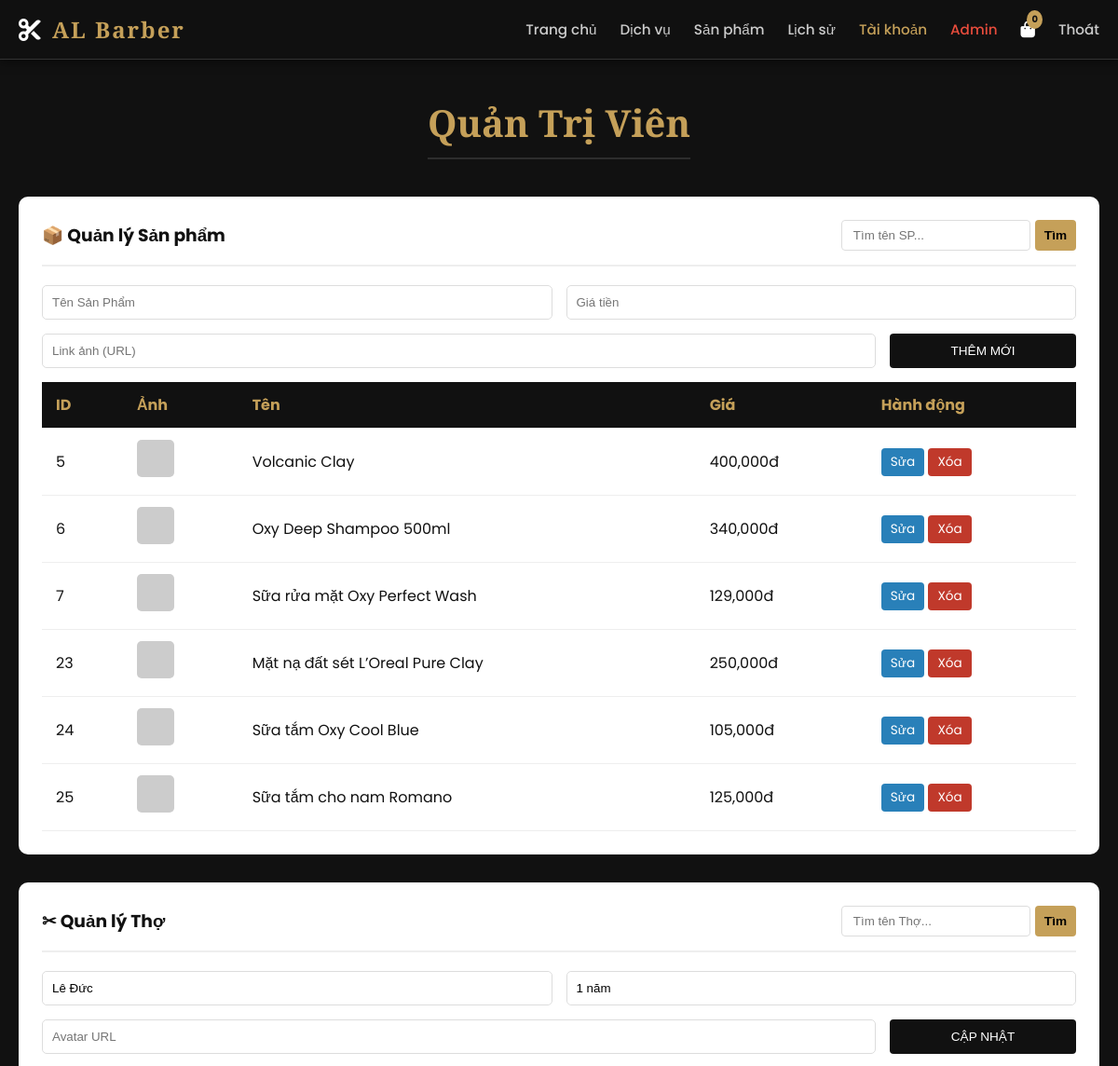
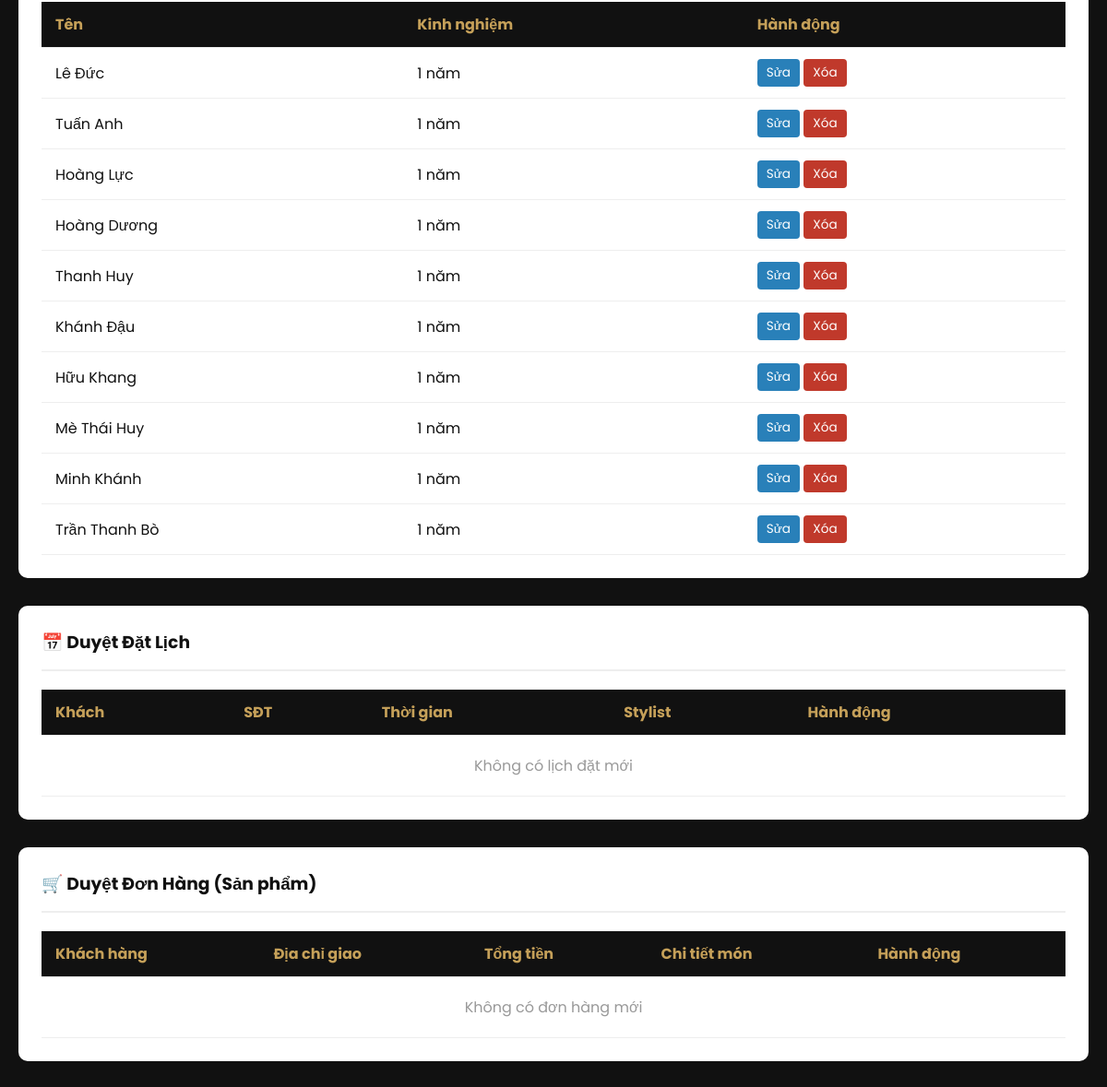
The app's page /index.php?page=admin&edit_s=6 (signed in) with its own data (2 pictures, top to bottom).
### tables this page shows
CREATE TABLE IF NOT EXISTS `products` (
  `id` int NOT NULL AUTO_INCREMENT,
  `name` varchar(100) NOT NULL,
  `price` int NOT NULL,
  `image` varchar(255) DEFAULT NULL,
  `description` text,
  PRIMARY KEY (`id`)
);

CREATE TABLE IF NOT EXISTS `stylists` (
  `id` int NOT NULL AUTO_INCREMENT,
  `name` varchar(100) NOT NULL,
  `experience` varchar(50) DEFAULT NULL,
  `avatar` varchar(255) DEFAULT NULL,
  PRIMARY KEY (`id`)
);

### pages/admin.php (the view, shortened to what this page needs)
<?php if (isset($_SESSION['role']) && $_SESSION['role']=='admin'): ?>
    <div class="container animate-fade">
        <div class="section-title"><h2>Quản Trị Viên</h2></div>
        <div class="admin-wrap">
            <div class="admin-header">
                <h3>📦 Quản lý Sản phẩm</h3>
                <form method="GET" class="search-form">
                    <input type="text" name="search_product" placeholder="Tìm tên SP..."
                           value="<?php echo isset($_GET['search_product']) ? htmlspecialchars($_GET['search_product']) : ''; ?>"
                           style="padding:8px 12px; border:1px solid #ddd; border-radius:4px; outline:none;">
                    <button type="submit" class="btn-action" style="background:var(--gold); color:black; font-weight:bold; border:none;">Tìm</button>
                </form>
            </div>
            <?php
            $p_edit = ['id'=>'', 'name'=>'', 'price'=>'', 'image'=>''];
            ?>
            <form method="POST">
                <div class="form-row">
                    <input type="text" name="p_name" placeholder="Tên Sản Phẩm" value="<?php echo $p_edit['name']; ?>" required>
                    <input type="number" name="p_price" placeholder="Giá tiền" value="<?php echo $p_edit['price']; ?>" required>
                </div>
                <div class="form-row">
                    <input type="text" name="p_image" placeholder="Link ảnh (URL)" value="<?php echo $p_edit['image']; ?>">
                    <button type="submit" name="save_product" class="btn-action" style="background:var(--black); width:100%; max-width:200px;">
                        <?php echo $p_edit['id'] ? 'CẬP NHẬT' : 'THÊM MỚI'; ?>
                    </button>
                </div>
            </form>
            <div style="overflow-x: auto;">
                <table>
                    <tr><th>ID</th><th>Ảnh</th><th>Tên</th><th>Giá</th><th>Hành động</th></tr>
                    <?php
                    $sql_p = "SELECT * FROM products";
                    $params_p = [];
                    $stmt = $conn->prepare($sql_p);
                    $stmt->execute($params_p);
                    while($r = $stmt->fetch()):
                    ?>
                    <tr>
                        <td><?php echo $r['id']; ?></td>
                        <td><img src="<?php echo $r['image']; ?>" style="width:40px; height:40px; object-fit:cover; border-radius:5px;" onerror="this.src='https://placehold.co/40'"></td>
                        <td><?php echo $r['name']; ?></td>
                        <td><?php echo number_format($r['price']); ?>đ</td>
                        <td>
                            <a href="index.php?page=admin&edit_p=<?php echo $r['id']; ?>" class="btn-action btn-edit">Sửa</a>
                            <a href="index.php?page=admin&delete_product=<?php echo $r['id']; ?>" onclick="return confirm('Xóa sản phẩm này?')" class="btn-action btn-delete">Xóa</a>
                        </td>
                    </tr>
                    <?php endwhile; ?>
                </table>
            </div>
        </div>
        <div class="admin-wrap">
            <div class="admin-header">
                <h3>✂ Quản lý Thợ</h3>
                <form method="GET" class="search-form">
                    <input type="text" name="search_stylist" placeholder="Tìm tên Thợ..."
                           value="<?php echo isset($_GET['search_stylist']) ? htmlspecialchars($_GET['search_stylist']) : ''; ?>"
                           style="padding:8px 12px; border:1px solid #ddd; border-radius:4px; outline:none;">
                    <button type="submit" class="btn-action" style="background:var(--gold); color:black; font-weight:bold; border:none;">Tìm</button>
                </form>
            </div>
            <?php
            $s_edit = ['id'=>'', 'name'=>'', 'experience'=>'', 'avatar'=>''];
            if(isset($_GET['edit_s'])) {
                $stmt = $conn->prepare("SELECT * FROM stylists WHERE id = ?");
                $stmt->execute([$_GET['edit_s']]);
                $s_edit = $stmt->fetch();
            }
            ?>
            <form method="POST">
                <div class="form-row">
                    <input type="text" name="s_name" placeholder="Tên Thợ" value="<?php echo $s_edit['name']; ?>" required>
                    <input type="text" name="s_exp" placeholder="Kinh nghiệm (VD: 5 năm)" value="<?php echo $s_edit['experience']; ?>" required>
                </div>
                <div class="form-row">
                    <input type="text" name="s_avatar" placeholder="Avatar URL" value="<?php echo $s_edit['avatar']; ?>">
                    <button type="submit" name="save_stylist" class="btn-action" style="background:var(--black); width:100%; max-width:200px;">
                        <?php echo $s_edit['id'] ? 'CẬP NHẬT' : 'THÊM MỚI'; ?>
                    </button>
                </div>
            </form>
            <div style="overflow-x: auto;">
                <table>
                    <tr><th>Tên</th><th>Kinh nghiệm</th><th>Hành động</th></tr>
                    <?php
                    $sql_s = "SELECT * FROM stylists";
                    $params_s = [];
                    $stmt = $conn->prepare($sql_s);
                    $stmt->execute($params_s);
                    while($r = $stmt->fetch()):
                    ?>
                    <tr>
                        <td><?php echo $r['name']; ?></td>
                        <td><?php echo $r['experience']; ?></td>
                        <td>
                            <a href="index.php?page=admin&edit_s=<?php echo $r['id']; ?>" class="btn-action btn-edit">Sửa</a>
                            <a href="index.php?page=admin&delete_stylist=<?php echo $r['id']; ?>" onclick="return confirm('Xóa thợ này?')" class="btn-action btn-delete">Xóa</a>
                        </td>
                    </tr>
                    <?php endwhile; ?>
                </table>
            </div>
        </div>
        <div class="admin-wrap">
            <div class="admin-header"><h3>📅 Duyệt Đặt Lịch</h3></div>
            <div style="overflow-x: auto;">
                <table>
                    <tr><th>Khách</th><th>SĐT</th><th>Thời gian</th><th>Stylist</th><th>Hành động</th></tr>
                    <?php
                    $stmt = $conn->prepare("SELECT * FROM bookings WHERE status='pending' ORDER BY created_at DESC");
                    $stmt->execute();
                    if($stmt->rowCount() == 0) echo "<tr><td colspan='5' style='text-align:center; color:#999; padding:20px'>Không có lịch đặt mới</td></tr>";
                    ?>
                </table>
            </div>
        </div>
        <div class="admin-wrap">
            <div class="admin-header"><h3>🛒 Duyệt Đơn Hàng (Sản phẩm)</h3></div>
            <div style="overflow-x: auto;">
                <table>
                    <tr>
                        <th>Khách hàng</th>
                        <th>Địa chỉ giao</th>
                        <th>Tổng tiền</th>
                        <th>Chi tiết món</th>
                        <th>Hành động</th>
                    </tr>
                    <?php
                    $stmt = $conn->prepare("SELECT * FROM orders WHERE status='pending' ORDER BY created_at DESC");
                    $stmt->execute();
                    if($stmt->rowCount() == 0) echo "<tr><td colspan='5' style='text-align:center; color:#999; padding:20px'>Không có đơn hàng mới</td></tr>";
                    ?>
                </table>
            </div>
        </div>
    </div>
<?php endif; ?>

### includes/header.php (style rules this page uses)
:root { --gold: #c5a059; --gold-light: #e6c888; --black: #111111; --dark: #1a1a1a; --gray: #2d2d2d; --text: #e0e0e0; --white: #ffffff; }
* { box-sizing: border-box; margin: 0; padding: 0; }
body { font-family: 'Poppins', sans-serif; background-color: var(--black); color: var(--text); overflow-x: hidden; }
a { text-decoration: none; color: inherit; transition: 0.3s ease; }
.admin-wrap { background: var(--white); color: var(--black); padding: 25px; border-radius: 10px; margin-bottom: 30px; overflow-x: auto; }
.admin-header { border-bottom: 2px solid #eee; margin-bottom: 20px; padding-bottom: 10px; }
.form-row { display: flex; gap: 15px; margin-bottom: 15px; flex-wrap: wrap; }
.form-row input, .form-row select { flex: 1; padding: 10px; border: 1px solid #ddd; border-radius: 5px; min-width: 200px; }
table { width: 100%; border-collapse: collapse; min-width: 600px; }
th, td { padding: 12px; text-align: left; border-bottom: 1px solid #eee; }
th { background: var(--black); color: var(--gold); }
.btn-action { padding: 5px 10px; border-radius: 4px; font-size: 0.85rem; color: white; border: none; cursor: pointer; text-decoration: none; display: inline-block; }
.btn-edit { background: #2980b9; }
.btn-delete { background: #c0392b; }
.container { max-width: 1200px; margin: 40px auto; padding: 0 20px; min-height: 60vh; }
.section-title { text-align: center; margin-bottom: 40px; }
.section-title h2 { font-family: 'Playfair Display', serif; font-size: 2.5rem; color: var(--gold); border-bottom: 2px solid var(--gray); padding-bottom: 10px; display: inline-block; }
.animate-fade { animation: fadeIn 1s ease forwards; opacity: 0; }

### pages/admin.php (style rules this page uses)
table { width: 100%; border-collapse: collapse; min-width: 800px; }
th, td { white-space: nowrap; padding: 12px 15px; }
.admin-header { display: flex; justify-content: space-between; align-items: center; flex-wrap: wrap; gap: 15px; margin-bottom: 20px; border-bottom: 2px solid #eee; padding-bottom: 15px; }
.search-form { display: flex; gap: 5px; }

### records on screen
products: id "5", name "Volcanic Clay", price "400,000"
products: id "6", name "Oxy Deep Shampoo 500ml", price "340,000"
products: id "7", name "Sữa rửa mặt Oxy Perfect Wash", price "129,000"
products: id "23", name "Mặt nạ đất sét L’Oreal Pure Clay", price "250,000"
products: id "24", name "Sữa tắm Oxy Cool Blue", price "105,000"
products: id "25", name "Sữa tắm cho nam Romano", price "125,000"
stylists: s_name "Lê Đức", s_exp "1 năm", name "Lê Đức", experience "1 năm"
stylists: name "Tuấn Anh", experience "1 năm"
stylists: name "Hoàng Lực", experience "1 năm"
stylists: name "Hoàng Dương", experience "1 năm"
stylists: name "Thanh Huy", experience "1 năm"
stylists: name "Khánh Đậu", experience "1 năm"
stylists: name "Hữu Khang", experience "1 năm"
stylists: name "Mè Thái Huy", experience "1 năm"
stylists: name "Minh Khánh", experience "1 năm"
stylists: name "Trần Thanh Bò", experience "1 năm"
